Frame 1 (no input): blank canvas, image omitted
Frame 60 (no input): blank canvas, image omitted
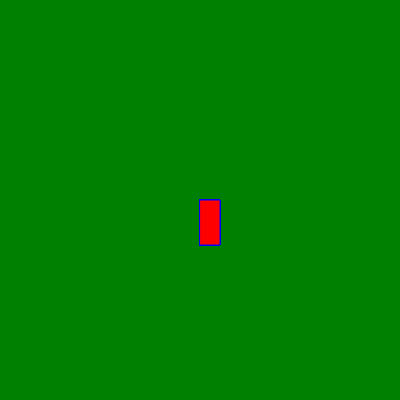
Frame 120 (the mouse pressed at the canvas centre since frame 60)

The p5.js sketch whose frames 1 and 60 were blank and that drew this single picture after the mouse press (run headless with seeded random() and noise() and a simulated clock; from frame 60 on, the mouse is pressed at the canvas centre):

// p5.js sketch
// ── sketch.js
function setup() {
    createCanvas(400, 400);
    background("green");
  }
  
  function draw() {
    stroke("blue");
    fill("red");
    
    if(mouseIsPressed) {
      rect(mouseX, mouseY, 20, 45);
    }
  }
